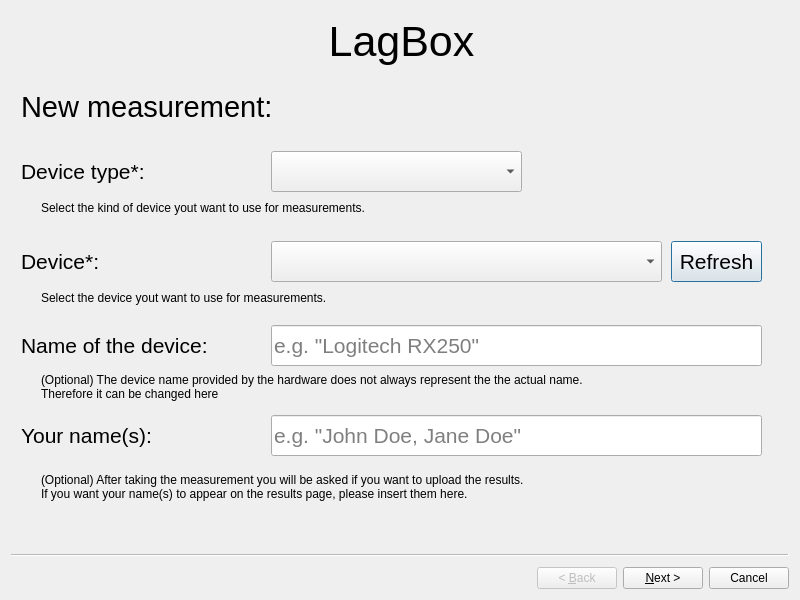
<?xml version="1.0" encoding="UTF-8"?>
<ui version="4.0">
 <class>Wizard</class>
 <widget class="QWizard" name="Wizard">
  <property name="geometry">
   <rect>
    <x>0</x>
    <y>0</y>
    <width>800</width>
    <height>600</height>
   </rect>
  </property>
  <property name="windowTitle">
   <string>Wizard</string>
  </property>
  <widget class="QWizardPage" name="wizardPage1">
   <widget class="QPushButton" name="button_refresh">
    <property name="geometry">
     <rect>
      <x>660</x>
      <y>230</y>
      <width>91</width>
      <height>41</height>
     </rect>
    </property>
    <property name="font">
     <font>
      <pointsize>16</pointsize>
     </font>
    </property>
    <property name="text">
     <string>Refresh</string>
    </property>
   </widget>
   <widget class="QLabel" name="label_device_type">
    <property name="geometry">
     <rect>
      <x>10</x>
      <y>140</y>
      <width>211</width>
      <height>41</height>
     </rect>
    </property>
    <property name="font">
     <font>
      <pointsize>16</pointsize>
     </font>
    </property>
    <property name="text">
     <string>Device type*:</string>
    </property>
   </widget>
   <widget class="QLabel" name="label">
    <property name="geometry">
     <rect>
      <x>30</x>
      <y>186</y>
      <width>741</width>
      <height>21</height>
     </rect>
    </property>
    <property name="text">
     <string>Select the kind of device yout want to use for measurements.</string>
    </property>
   </widget>
   <widget class="QLabel" name="label_new_measurement">
    <property name="geometry">
     <rect>
      <x>10</x>
      <y>80</y>
      <width>281</width>
      <height>31</height>
     </rect>
    </property>
    <property name="font">
     <font>
      <pointsize>22</pointsize>
     </font>
    </property>
    <property name="text">
     <string>New measurement:</string>
    </property>
   </widget>
   <widget class="QComboBox" name="comboBox_device_type">
    <property name="geometry">
     <rect>
      <x>260</x>
      <y>140</y>
      <width>251</width>
      <height>41</height>
     </rect>
    </property>
    <property name="font">
     <font>
      <pointsize>16</pointsize>
     </font>
    </property>
   </widget>
   <widget class="QLabel" name="label_3">
    <property name="geometry">
     <rect>
      <x>30</x>
      <y>360</y>
      <width>741</width>
      <height>31</height>
     </rect>
    </property>
    <property name="text">
     <string>(Optional) The device name provided by the hardware does not always represent the the actual name. 
Therefore it can be changed here</string>
    </property>
   </widget>
   <widget class="QLabel" name="label_2">
    <property name="geometry">
     <rect>
      <x>30</x>
      <y>276</y>
      <width>741</width>
      <height>21</height>
     </rect>
    </property>
    <property name="text">
     <string>Select the device yout want to use for measurements.</string>
    </property>
   </widget>
   <widget class="QLineEdit" name="lineEdit_device_name">
    <property name="geometry">
     <rect>
      <x>260</x>
      <y>314</y>
      <width>491</width>
      <height>41</height>
     </rect>
    </property>
    <property name="font">
     <font>
      <pointsize>16</pointsize>
     </font>
    </property>
    <property name="toolTip">
     <string>&lt;html&gt;&lt;head/&gt;&lt;body&gt;&lt;p&gt;&lt;br/&gt;&lt;/p&gt;&lt;/body&gt;&lt;/html&gt;</string>
    </property>
    <property name="placeholderText">
     <string>e.g. &quot;Logitech RX250&quot;</string>
    </property>
   </widget>
   <widget class="QComboBox" name="comboBox_device">
    <property name="geometry">
     <rect>
      <x>260</x>
      <y>230</y>
      <width>391</width>
      <height>41</height>
     </rect>
    </property>
    <property name="font">
     <font>
      <pointsize>16</pointsize>
     </font>
    </property>
   </widget>
   <widget class="QLabel" name="label_title">
    <property name="geometry">
     <rect>
      <x>0</x>
      <y>0</y>
      <width>781</width>
      <height>61</height>
     </rect>
    </property>
    <property name="font">
     <font>
      <pointsize>32</pointsize>
     </font>
    </property>
    <property name="text">
     <string>LagBox</string>
    </property>
    <property name="textFormat">
     <enum>Qt::AutoText</enum>
    </property>
    <property name="alignment">
     <set>Qt::AlignCenter</set>
    </property>
   </widget>
   <widget class="QLineEdit" name="lineEdit_authors">
    <property name="geometry">
     <rect>
      <x>260</x>
      <y>404</y>
      <width>491</width>
      <height>41</height>
     </rect>
    </property>
    <property name="font">
     <font>
      <pointsize>16</pointsize>
     </font>
    </property>
    <property name="toolTip">
     <string>&lt;html&gt;&lt;head/&gt;&lt;body&gt;&lt;p&gt;&lt;br/&gt;&lt;/p&gt;&lt;/body&gt;&lt;/html&gt;</string>
    </property>
    <property name="placeholderText">
     <string>e.g. &quot;John Doe, Jane Doe&quot;</string>
    </property>
   </widget>
   <widget class="QLabel" name="label_device">
    <property name="geometry">
     <rect>
      <x>10</x>
      <y>230</y>
      <width>211</width>
      <height>41</height>
     </rect>
    </property>
    <property name="font">
     <font>
      <pointsize>16</pointsize>
     </font>
    </property>
    <property name="text">
     <string>Device*:</string>
    </property>
   </widget>
   <widget class="QLabel" name="label_authors">
    <property name="geometry">
     <rect>
      <x>10</x>
      <y>404</y>
      <width>211</width>
      <height>41</height>
     </rect>
    </property>
    <property name="font">
     <font>
      <pointsize>16</pointsize>
     </font>
    </property>
    <property name="text">
     <string>Your name(s):</string>
    </property>
   </widget>
   <widget class="QLabel" name="label_device_name">
    <property name="geometry">
     <rect>
      <x>10</x>
      <y>314</y>
      <width>211</width>
      <height>41</height>
     </rect>
    </property>
    <property name="font">
     <font>
      <pointsize>16</pointsize>
     </font>
    </property>
    <property name="text">
     <string>Name of the device:</string>
    </property>
   </widget>
   <widget class="QLabel" name="label_4">
    <property name="geometry">
     <rect>
      <x>30</x>
      <y>450</y>
      <width>741</width>
      <height>51</height>
     </rect>
    </property>
    <property name="text">
     <string>(Optional) After taking the measurement you will be asked if you want to upload the results. 
If you want your name(s) to appear on the results page, please insert them here.</string>
    </property>
   </widget>
  </widget>
  <widget class="QWizardPage" name="wizardPage2">
   <widget class="QLabel" name="label_title_2">
    <property name="geometry">
     <rect>
      <x>0</x>
      <y>0</y>
      <width>781</width>
      <height>61</height>
     </rect>
    </property>
    <property name="font">
     <font>
      <pointsize>32</pointsize>
     </font>
    </property>
    <property name="text">
     <string>LagBox</string>
    </property>
    <property name="textFormat">
     <enum>Qt::AutoText</enum>
    </property>
    <property name="alignment">
     <set>Qt::AlignCenter</set>
    </property>
   </widget>
   <widget class="QLabel" name="label_press_button_description">
    <property name="geometry">
     <rect>
      <x>40</x>
      <y>170</y>
      <width>701</width>
      <height>111</height>
     </rect>
    </property>
    <property name="font">
     <font>
      <pointsize>16</pointsize>
     </font>
    </property>
    <property name="text">
     <string>Press the button below. 
Afterwards, LagBox will listen for a key input. 
The pressed button will be used for the measurement.</string>
    </property>
    <property name="alignment">
     <set>Qt::AlignCenter</set>
    </property>
   </widget>
   <widget class="QPushButton" name="button_start_listening">
    <property name="geometry">
     <rect>
      <x>170</x>
      <y>300</y>
      <width>441</width>
      <height>61</height>
     </rect>
    </property>
    <property name="font">
     <font>
      <pointsize>16</pointsize>
     </font>
    </property>
    <property name="text">
     <string>Start listening for button input events</string>
    </property>
   </widget>
   <widget class="QLabel" name="label_selected_device_description">
    <property name="geometry">
     <rect>
      <x>60</x>
      <y>410</y>
      <width>331</width>
      <height>21</height>
     </rect>
    </property>
    <property name="font">
     <font>
      <pointsize>12</pointsize>
      <weight>75</weight>
      <bold>true</bold>
     </font>
    </property>
    <property name="text">
     <string>Your device:</string>
    </property>
   </widget>
   <widget class="QLabel" name="label_selected_device_type_description">
    <property name="geometry">
     <rect>
      <x>60</x>
      <y>430</y>
      <width>331</width>
      <height>21</height>
     </rect>
    </property>
    <property name="font">
     <font>
      <pointsize>12</pointsize>
      <weight>75</weight>
      <bold>true</bold>
     </font>
    </property>
    <property name="text">
     <string>Device type:</string>
    </property>
   </widget>
   <widget class="QLabel" name="label_pressed_button_id_description">
    <property name="geometry">
     <rect>
      <x>60</x>
      <y>450</y>
      <width>331</width>
      <height>21</height>
     </rect>
    </property>
    <property name="font">
     <font>
      <pointsize>12</pointsize>
      <weight>75</weight>
      <bold>true</bold>
     </font>
    </property>
    <property name="text">
     <string>ID of pressed button:</string>
    </property>
   </widget>
   <widget class="QLabel" name="label_selected_device">
    <property name="geometry">
     <rect>
      <x>260</x>
      <y>410</y>
      <width>451</width>
      <height>21</height>
     </rect>
    </property>
    <property name="font">
     <font>
      <pointsize>12</pointsize>
     </font>
    </property>
    <property name="text">
     <string/>
    </property>
   </widget>
   <widget class="QLabel" name="label_selected_device_type">
    <property name="geometry">
     <rect>
      <x>260</x>
      <y>430</y>
      <width>451</width>
      <height>21</height>
     </rect>
    </property>
    <property name="font">
     <font>
      <pointsize>12</pointsize>
     </font>
    </property>
    <property name="text">
     <string/>
    </property>
   </widget>
   <widget class="QLabel" name="label_pressed_button_id">
    <property name="geometry">
     <rect>
      <x>260</x>
      <y>450</y>
      <width>451</width>
      <height>21</height>
     </rect>
    </property>
    <property name="font">
     <font>
      <pointsize>12</pointsize>
     </font>
    </property>
    <property name="text">
     <string/>
    </property>
   </widget>
  </widget>
  <widget class="QWizardPage" name="wizardPage">
   <widget class="QProgressBar" name="progressBar">
    <property name="geometry">
     <rect>
      <x>40</x>
      <y>170</y>
      <width>711</width>
      <height>50</height>
     </rect>
    </property>
    <property name="value">
     <number>24</number>
    </property>
   </widget>
   <widget class="QLabel" name="label_title_3">
    <property name="geometry">
     <rect>
      <x>0</x>
      <y>0</y>
      <width>781</width>
      <height>61</height>
     </rect>
    </property>
    <property name="font">
     <font>
      <pointsize>32</pointsize>
     </font>
    </property>
    <property name="text">
     <string>LagBox</string>
    </property>
    <property name="textFormat">
     <enum>Qt::AutoText</enum>
    </property>
    <property name="alignment">
     <set>Qt::AlignCenter</set>
    </property>
   </widget>
   <widget class="QLabel" name="label_progress">
    <property name="geometry">
     <rect>
      <x>600</x>
      <y>230</y>
      <width>151</width>
      <height>41</height>
     </rect>
    </property>
    <property name="font">
     <font>
      <pointsize>20</pointsize>
      <weight>75</weight>
      <bold>true</bold>
     </font>
    </property>
    <property name="text">
     <string>240/1000</string>
    </property>
    <property name="alignment">
     <set>Qt::AlignCenter</set>
    </property>
   </widget>
   <widget class="QLabel" name="label_last_measured_time">
    <property name="geometry">
     <rect>
      <x>50</x>
      <y>350</y>
      <width>691</width>
      <height>151</height>
     </rect>
    </property>
    <property name="font">
     <font>
      <pointsize>80</pointsize>
     </font>
    </property>
    <property name="text">
     <string>7.9990ms</string>
    </property>
    <property name="alignment">
     <set>Qt::AlignCenter</set>
    </property>
   </widget>
  </widget>
  <widget class="QWizardPage" name="wizardPage_2">
   <widget class="QLabel" name="label_title_4">
    <property name="geometry">
     <rect>
      <x>0</x>
      <y>0</y>
      <width>781</width>
      <height>61</height>
     </rect>
    </property>
    <property name="font">
     <font>
      <pointsize>32</pointsize>
     </font>
    </property>
    <property name="text">
     <string>LagBox</string>
    </property>
    <property name="textFormat">
     <enum>Qt::AutoText</enum>
    </property>
    <property name="alignment">
     <set>Qt::AlignCenter</set>
    </property>
   </widget>
   <widget class="QLabel" name="label_measurement_finished">
    <property name="geometry">
     <rect>
      <x>20</x>
      <y>120</y>
      <width>731</width>
      <height>101</height>
     </rect>
    </property>
    <property name="font">
     <font>
      <pointsize>18</pointsize>
     </font>
    </property>
    <property name="text">
     <string>Measurement finished successfully. 
The results are saved under 
[PATH NAME]</string>
    </property>
    <property name="alignment">
     <set>Qt::AlignCenter</set>
    </property>
   </widget>
   <widget class="QLabel" name="label_crowdsourcin_explanation">
    <property name="geometry">
     <rect>
      <x>20</x>
      <y>250</y>
      <width>731</width>
      <height>161</height>
     </rect>
    </property>
    <property name="font">
     <font>
      <pointsize>14</pointsize>
     </font>
    </property>
    <property name="text">
     <string>Please help us support our research and share your measurements with us. 
By pressing the button &quot;Upload results&quot;, your current measurement
 will be automatically sent to us. 

All crowdsourced data can be found on</string>
    </property>
    <property name="alignment">
     <set>Qt::AlignCenter</set>
    </property>
   </widget>
   <widget class="QPushButton" name="button_upload_results">
    <property name="geometry">
     <rect>
      <x>260</x>
      <y>450</y>
      <width>250</width>
      <height>51</height>
     </rect>
    </property>
    <property name="font">
     <font>
      <pointsize>16</pointsize>
     </font>
    </property>
    <property name="text">
     <string>Upload results</string>
    </property>
   </widget>
   <widget class="QLabel" name="label_5">
    <property name="geometry">
     <rect>
      <x>260</x>
      <y>400</y>
      <width>251</width>
      <height>31</height>
     </rect>
    </property>
    <property name="font">
     <font>
      <pointsize>14</pointsize>
      <underline>true</underline>
     </font>
    </property>
    <property name="text">
     <string>&lt;a href=&quot;https://hci.ur.de/&quot;&gt;https://hci.ur.de/&lt;/a&gt;</string>
    </property>
    <property name="alignment">
     <set>Qt::AlignCenter</set>
    </property>
    <property name="openExternalLinks">
     <bool>true</bool>
    </property>
   </widget>
  </widget>
 </widget>
 <resources/>
 <connections/>
</ui>
